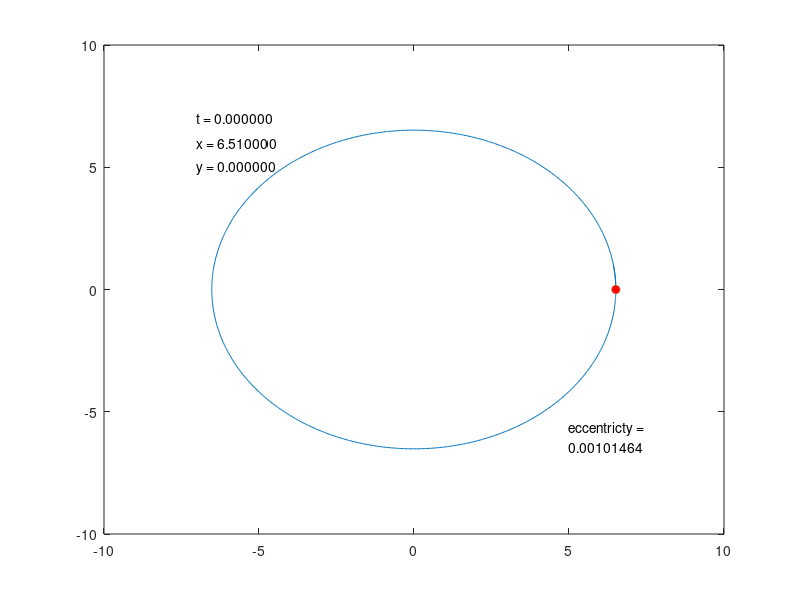

Reproduce this figure in MATLAB. (Note: this script raises an error after producing the figure.)
function kepler1


mu_earth = 11472;
mu_moon = 141.3;

t = 0:0.001:1;

% state is x y z v_x v_y v_z
% 42.5212 
init_state = [6.5917 0 0 0 42.5212 0];
init_state = [6.51 0 0 0 42 0];

r = [init_state(1) init_state(2) init_state(3)];
v = [init_state(4) init_state(5) init_state(6)];
h = cross(r,v);
e = cross(v,h)/mu_earth - r/norm(r);

options=odeset('RelTol',1e-6,'AbsTol',1e-6,'MaxStep',.001);
[t,state] = ode45(@rhs, t, init_state, options);

plot(state(:,1), state(:,2));
txt = {'eccentricty = ', norm(e)};
text(5, -6, txt);
hold on;
p = plot(state(1,1),state(1,2),'o','MarkerFaceColor','red');
axis manual;
tPos = text(-7,7, sprintf("t = %f", 0));
xPos = text(-7,6, sprintf("x = %f", state(1,1)));
yPos = text(-7,5, sprintf("y = %f", state(1,2)));
for ti = 2:length(state)
    p.XData = state(ti,1);
    p.YData = state(ti,2);
    set(tPos, 'String', sprintf("t = %f", t(ti)));
    set(xPos, 'String', sprintf("x = %f", state(ti,1)));
    set(yPos, 'String', sprintf("y = %f", state(ti,2)));
    drawnow;
    pause(.05);
end

    function state_dot = rhs(t, state)     
        r = sqrt(state(1)^2 + state(2)^2 + state(3)^2);
        f_mag = mu_earth / r^3;
        
        dxdt = state(4);
        dydt = state(5);
        dzdt = state(6);
        d2xdt2 =  -1 * f_mag * state(1);
        d2ydt2 =  -1 * f_mag * state(2);
        d2zdt2 =  -1 * f_mag * state(3);
        
        state_dot = [dxdt; dydt; dzdt; d2xdt2; d2ydt2; d2zdt2];
    end
end
